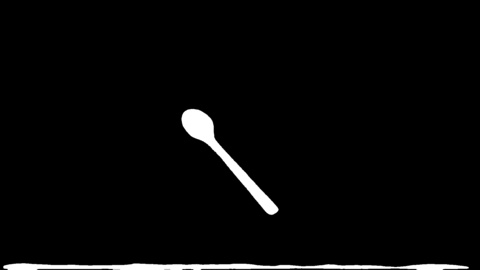
#> input picture area_calculate/26_img.jpg, 480 x 270 px, found by its file name
$ python caculate.py
#> lines starting #> are read from the running program, lines starting #| are printed output that depends on the picture; after the words box and inside, x2 and y2 are one past the last pixel; in counts of white or black regions, pixels touching at a corner belong together
import numpy as np
from PIL import Image
import cv2
import matplotlib.pyplot as plt


# [33 lines of commented-out code are left out]

import sys, argparse, numpy
import cv2

def img_resize(image):
    height, width = image.shape[0], image.shape[1]
    # 设置新的图片分辨率框架
    width_new = 480
    height_new = 270
    # 判断图片的长宽比率
    if width / height >= width_new / height_new:
        img_new = cv2.resize(image, (width_new, int(height * width_new / width)))
    else:
        img_new = cv2.resize(image, (int(width * height_new / height), height_new))
    return img_new

def main():
    parser = argparse.ArgumentParser(description='images')
    parser.add_argument('--src',type = str, required=False,default = "/home/user/matting/area_calculate/26_img.jpg" ,help="the source image")
    parser.add_argument('--dest',type = str, required = False,default="/home/user/matting/area_calculate/smile.txt" ,help="the dest text")
    args = parser.parse_args()
    try:
        img = cv2.imread(args.src,2)
#> img is the input picture: shape (270, 480); min 0, max 255, mean 7.3
        img_new = img_resize(img)
        print(img_new.shape)
#| (270, 480)

        _, bw_img = cv2.threshold(img_new, 0,255, cv2.THRESH_BINARY + cv2.THRESH_OTSU)
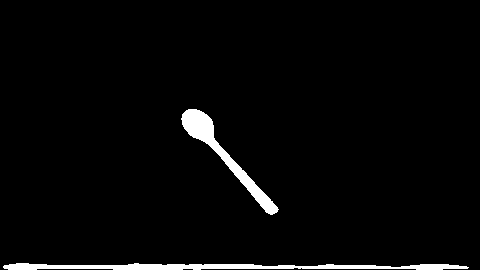
#> bw_img: shape (270, 480); 3% white; 2 white regions, box (x1, y1, x2, y2) and area: (3, 263, 469, 270) 2103, (181, 109, 279, 215) 1746

        binary = np.where(bw_img == 255, 1, bw_img)   #0黑 255白
        [r,c] = size(binary)
        with open(args.dest, 'w') as dest:
            dest.write('[\n')
            for r in range(0, len(binary) - 1):
                # dest.write('\t') #縮排
                dest.write(str(binary[r].tolist()))
                dest.write(',\n')
            # dest.write('\t')
            dest.write(str(binary[-1].tolist()))
            dest.write('\n]')


        # cv2.waitKey(0)
        # cv2.destroyAllWindows()
    except:
        print('error')


if __name__ == '__main__':
    main()

$ run again, with area_calculate/29_img.jpg copied over area_calculate/26_img.jpg
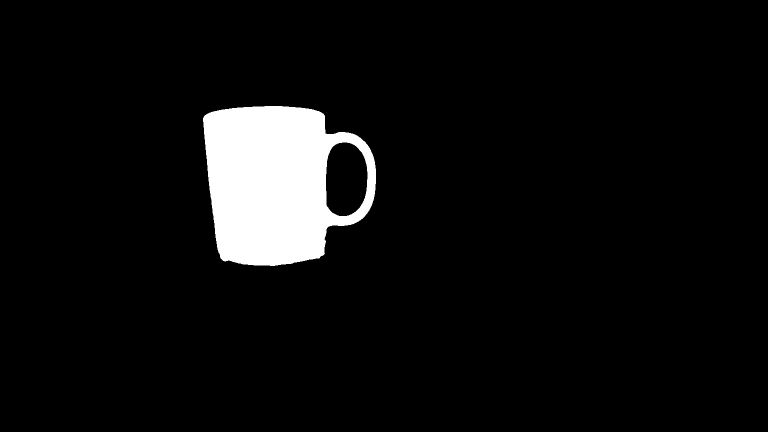
#> input picture area_calculate/29_img.jpg, 1536 x 864 px, found by its file name (shown at 1/2 size)
#> in main, img is the input picture: shape (864, 1536); min 0, max 255, mean 14.9
#> in img_resize, `img_new = cv2.resize(image, (width_new, int(height * width_new / width..`:
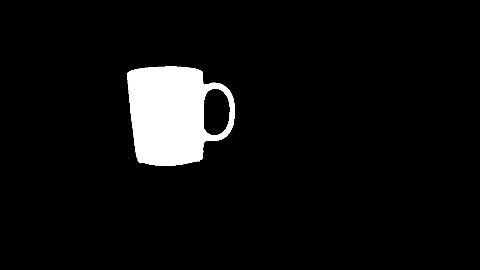
#> img_new: shape (270, 480); min 0, max 255, mean 14.9
#| (270, 480)
#> bw_img: shape (270, 480); 5.8% white; 1 white region, box (x1, y1, x2, y2) and area: (127, 66, 235, 166) 7578
